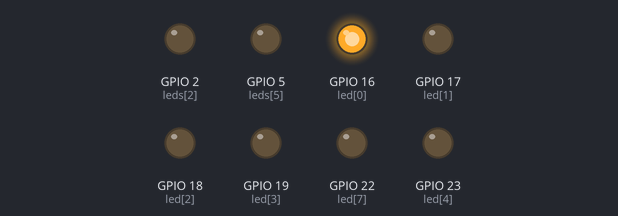
This program was run on a simulated ESP32 board running MicroPython. On the bench: output pins drawn as LEDs (lit = HIGH).

Above: at 0.02 s.
At 0.37 s:
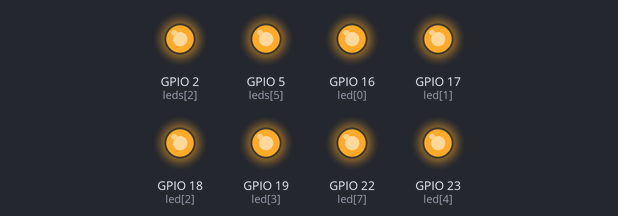
At 0.72 s:
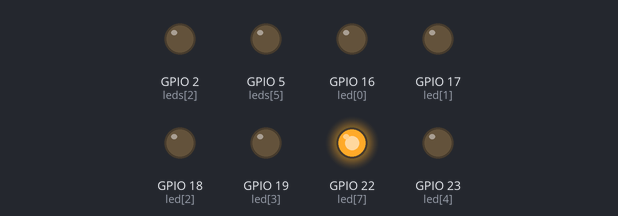
At 1.47 s:
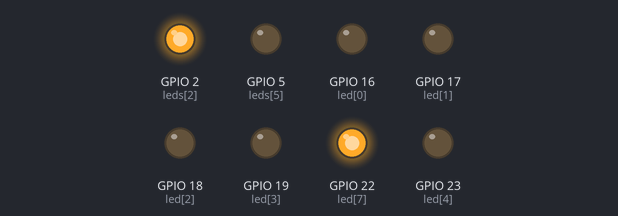
At 2.17 s:
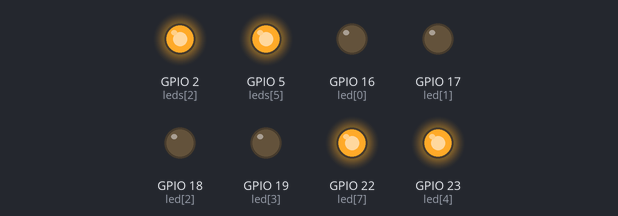
At 2.92 s:
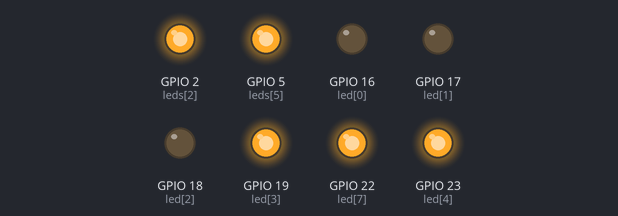
Timing chart, 0 to 3.2 s (numbered marks = the images above):
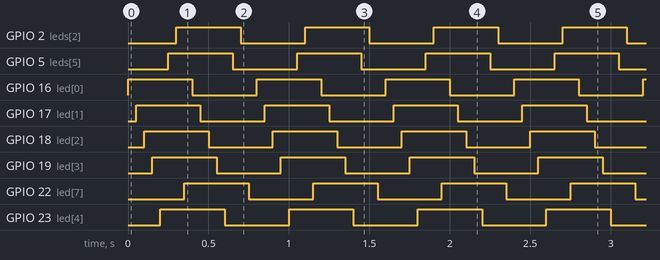

The program:

ESP32-Water_LED.py
```python
#!/usr/bin/env python3
# -*- coding: utf-8 -*-
#  版本：V2.0
#  author: zhulin
# Onboard LED running light experiment
#---------------------------------------
from machine import Pin
from utime import sleep

# Define LED Pins
led=[16,17,18,19,23,5,2,22]
leds = [Pin(led[i],Pin.OUT) for i in range(0,8)]

# Program Starts
if __name__ == '__main__':
    # Loop statement
    while True:
        for n in range(0,8):# Light up in sequence
            leds[n].value(1)
            sleep(0.05)
        for n in range(0,8): # Turn off in turn
            leds[n].value(0)
            sleep(0.05)
```

Measured:
- by itself, GPIO 2 (leds[2]), GPIO 5 (leds[5]), GPIO 16 (led[0]), GPIO 17 (led[1]), GPIO 18 (led[2]), GPIO 19 (led[3]), GPIO 22 (led[7]), GPIO 23 (led[4]): alternates HIGH for 0.40 s and LOW for 0.40 s
- by itself, everything shown: repeats every 0.80 s, in 16 steps
